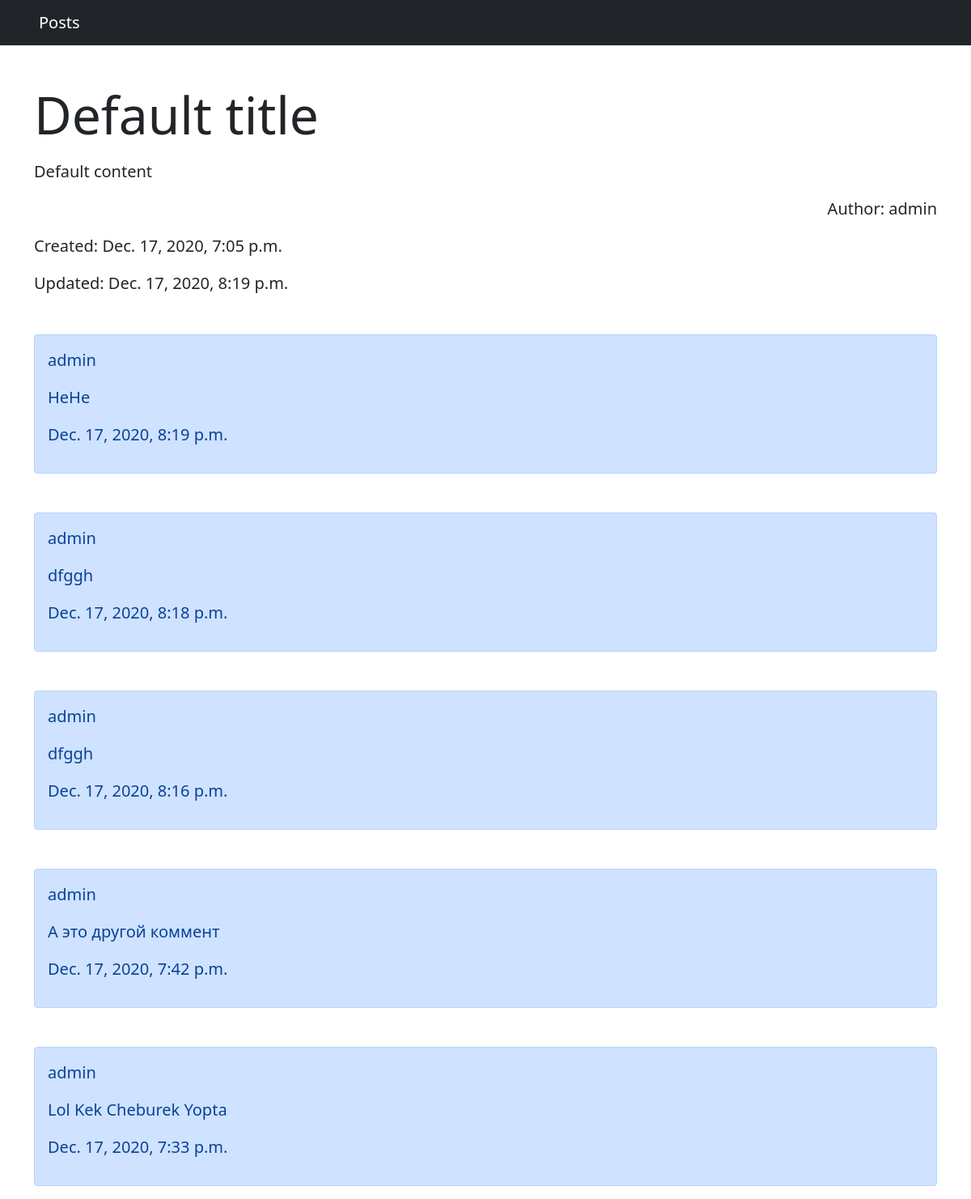
Page /8 on the committed database.
### blog/models.py (models this page shows, shortened)
class Post(models.Model):
    title = models.CharField(
        max_length=255, default="Default title"
    )
    content = models.TextField(default="Default content")
    created_at = models.DateTimeField(auto_now_add=True)
    updated_at = models.DateTimeField(auto_now=True)
    is_published = models.BooleanField(default=False)
    author = models.ForeignKey(
        User,
        on_delete=models.CASCADE,
        unique=False,
        null=True,
        default=None
    )
    class Meta:
        verbose_name = "Пост"
        verbose_name_plural = "Посты"

class Comment(models.Model):
    author = models.ForeignKey(User, on_delete=models.CASCADE)
    post = models.ForeignKey('Post', on_delete=models.CASCADE, null=False)
    text = models.TextField()
    created_at = models.DateTimeField(auto_now_add=True)
    class Meta:
        verbose_name = "Комментарий"
        verbose_name_plural = "Комментарии"

### blog/views.py (the view, shortened to what this page needs)
# urls.py: path('<int:pk>', DetailPost.as_view(), name="detail"),
class DetailPost(DetailView):
    template_name = "blog/detail.html"
    model = Post
    def get_queryset(self):
        return super(DetailPost, self).get_queryset().filter(is_published=True)
    def get_context_data(self, **kwargs):
        data = super().get_context_data(**kwargs)
        data['comments'] = Comment.objects.filter(post=kwargs['object'].id).order_by('-created_at')
        data['is_authed'] = self.request.user.is_authenticated
        return data

### templates/blog/detail.html (shortened to what this page needs)
{% extends 'base.html' %}
{% block content %}
    <div class="container mt-5">
        <h1 class="display-3 mt-3">{{ post.title }}</h1>
        <p class="lead mt-3">{{ post.content }}</p>
        <p class="lead mt-3 text-end">Author: {{ post.author }}</p>
        <p class="lead mt-3">Created: {{ post.created_at }}</p>
        <p class="lead mt-3">Updated: {{ post.updated_at }}</p>
        <div class="comments mt-5">
            {% for comment in comments %}
                <div class="comment alert alert-primary mt-5" role="alert">
                        <p class="lead" style="font-size: 20px">{{ comment.author }}</p>
                        <p class="lead" style="font-size: 20px">{{ comment.text }}</p>
                        <p class="lead" style="font-size: 20px">{{ comment.created_at }}</p>
                </div>
            {% endfor %}
        </div>
    </div>
{% endblock %}

### templates/base.html (shortened to what this page needs)
<!doctype html>
<html lang="en">
<head>
    <link href="https://cdn.jsdelivr.net/npm/bootstrap@5.0.0-beta1/dist/css/bootstrap.min.css" rel="stylesheet">
</head>
<body>
    <nav class="navbar navbar-expand-lg navbar-dark bg-dark px-5">
        <a href="{% url 'blog:list' %}" class="navbar-brand">Posts</a>
    </nav>
    {% block content %}
    {% endblock %}
</body>
</html>

### rows in the picture
Post: title "Default title", content "Default content", author "admin", created_at "Dec. 17, 2020, 7:05 p.m.", updated_at "Dec. 17, 2020, 8:19 p.m."
Comment: author "admin", text "HeHe", created_at "Dec. 17, 2020, 8:19 p.m."
Comment: author "admin", text "dfggh", created_at "Dec. 17, 2020, 8:18 p.m."
Comment: author "admin", text "dfggh", created_at "Dec. 17, 2020, 8:16 p.m."
Comment: author "admin", text "А это другой коммент", created_at "Dec. 17, 2020, 7:42 p.m."
Comment: author "admin", text "Lol Kek Cheburek Yopta", created_at "Dec. 17, 2020, 7:33 p.m."
